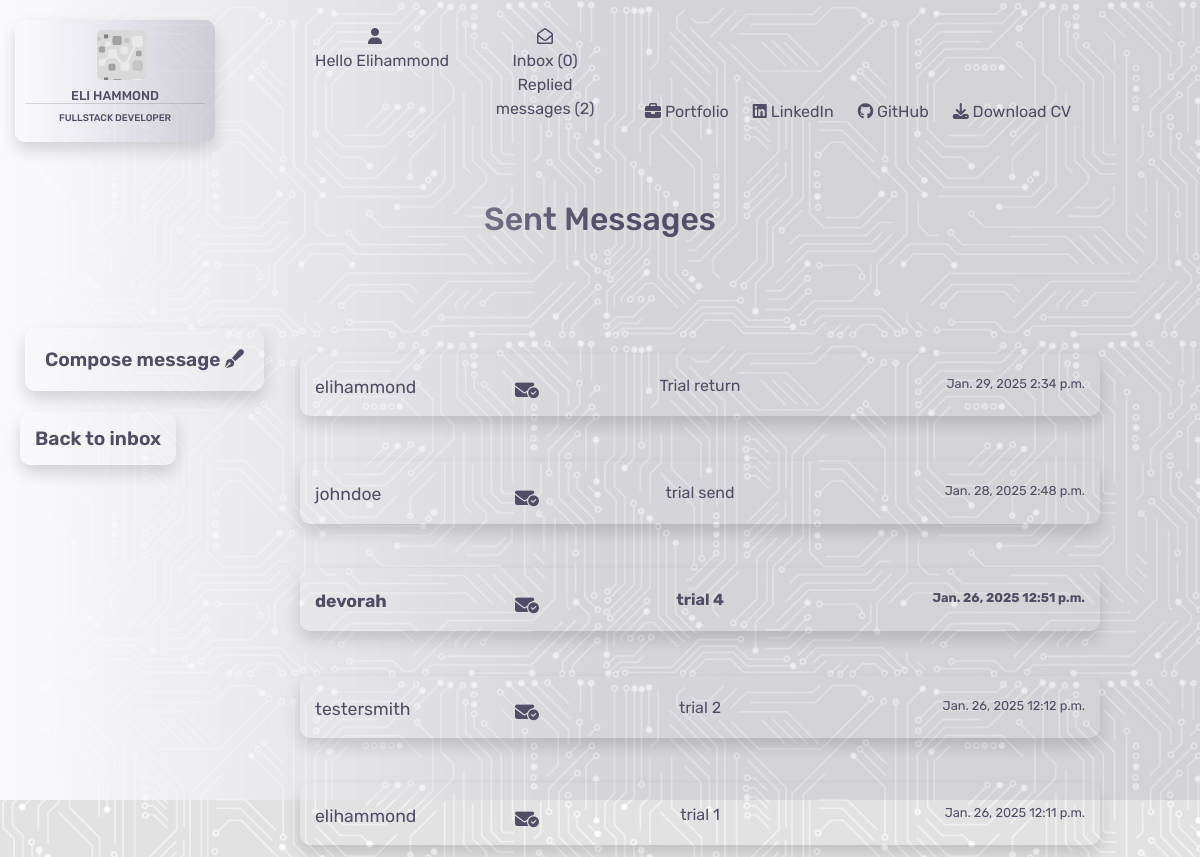
/contacts/sent/ (signed in), run on an earlier commit of the app's database.
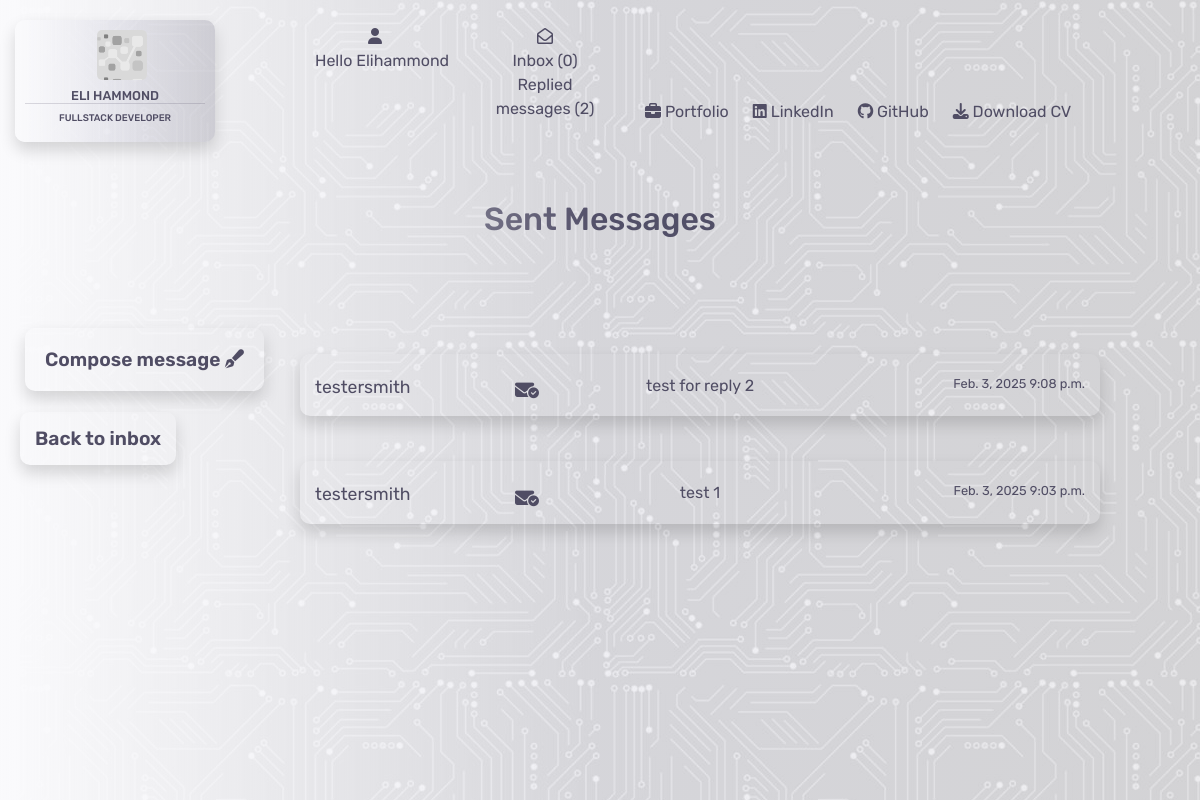
And on a later commit of the database.
### contacts/models.py (models this page shows)
class Contacts(models.Model):
    class Meta:
        verbose_name_plural = "Contacts"
    name = models.CharField(max_length=26)
    send_to = models.CharField(max_length=240)
    subject = models.CharField(max_length=52, null=True, blank=True)
    email = models.EmailField()
    phone = models.IntegerField()
    message = models.TextField()
    date = models.DateField(auto_now_add=True)
    time = models.TimeField(auto_now_add=True)
    read = models.BooleanField(default=False)

### contacts/views.py (the view)
# urls.py: path('sent/', views.sent_messages, name='sent_messages'),
@login_required
def sent_messages(request):
    inbox = Contacts.objects.all().order_by('-date', '-time')
    context = {
        'inbox': inbox,
    }
    return render(request, 'contacts/sent_messages.html', context)

### contacts/contexts.py (called while the page is built)
def contacts_inbox(request):
    user = request.user.id
    if user:
        user_inbox = get_object_or_404(User, username=request.user)
        inbox = Contacts.objects.filter(send_to=user_inbox)
        replied = Replied.objects.filter(send_to=user_inbox)
        replied_count = len(replied)
        unread_messages = inbox.filter(read=False).count()
        print(unread_messages)
        message_count = len(inbox)
        print(int(message_count))
        context = {
            'inbox': inbox,
            'message_count': message_count,
            'unread_messages': unread_messages,
            'replied': replied,
            'replied_count': replied_count
        }
    else:
        inbox = Contacts.objects.all()
        context = {
            'inbox': inbox
        }
    return context

### contacts/templates/contacts/sent_messages.html (shortened to what this page needs)
{% extends "base.html" %}
{% load static %}
{% block content %}
<div class="container-fluid">
    <div class="row">
        <div class="col-4"></div>
        <div class="col-4">
            <h2 class="header">Sent Messages</h2>
        </div>
        <div class="col-4"></div>
    </div>
    <div class="inbox-header">
        <a href="{% url 'compose_message' %}" class="compose shadow">Compose message <i class="fa-solid fa-pen-fancy"></i></a>
    </div>
    <div class="inbox-header">
        <a href="{% url 'contacts' %}" class="sent-messages shadow">Back to inbox </a>
    </div>
    {% for i in inbox %}
    <div class="row">
        <div class="col-3">
        </div>
        {% if i.name == user.username %}
        <div class="col-8">
            <div {% if i.read %}class="opened-message"{% endif %}>
                <a href="{% url 'open_message' i.id %}">
                    <div class="row message-container shadow">
                        <div class="col-3">
                            <p class="inbox-name new-message">{{ i.send_to }}</p>
                        </div>
                        <div class="col-6">
                            {% if i.subject %}
                            <p class="inbox-subject new-message">{{ i.subject }}</p>
                            {% else %}
                            <p class="inbox-subject new-message">no subject</p>
                            {% endif %}
                        </div>
                        <div class="col-3">
                            <p class="inbox-date-time new-message">{{ i.date }} {{ i.time }}</p>
                        </div>
                    </div>
                </a>
                <p>
                    <a href="{% url 'mark_unread' i.id %}" class="unread" title="Mark as unread">
                        <i class="fa-solid fa-envelope-circle-check"></i>
                    </a>
                </p>
            </div>
        </div>
        {% endif %}
        <div class="col-1"></div>
    </div>
    {% endfor %}
</div>
{% endblock %}

### templates/base.html (shortened to what this page needs)
{% load static %}
<!DOCTYPE html>
<html lang="en">
<head>
    {% block corecss %}
        <link rel="stylesheet" href="https://stackpath.bootstrapcdn.com/bootstrap/4.4.1/css/bootstrap.min.css">
        <link rel="stylesheet" href="https://cdnjs.cloudflare.com/ajax/libs/font-awesome/6.6.0/css/all.min.css">
        <link rel="stylesheet" href="https://cdnjs.cloudflare.com/ajax/libs/font-awesome/6.6.0/css/all.min.css">
        <link rel="stylesheet" href="{% static 'css/base.css' %}">
    {% endblock %}
</head>
<body>
    <div class="opaque"></div>
    <header>
        <nav>
            <div class="container-fluid">
                <div class="row">
                    <div class="col-md-3">
                        <a href="{% url 'home' %}">
                            <div class="logo shadow">
                                <div class="logo-logo"></div>
                                <h5>Eli Hammond</h5>
                                <h6>Fullstack Developer</h6>
                            </div>
                        </a>
                    </div>
                    <div class="col-md-3">
                        <div class="row">
                            <div class="col-md-6">
                                <div class="dropdown">
                                    <div class="dropbtn">
                                        <div class="icon"><i class="fa-solid fa-user"></i></div>
                                        {% if request.user.is_authenticated %}
                                            <div class="hello">
                                                Hello {{ user.username|capfirst }}
                                            </div>
                                        {% else %}
                                            Login/Register
                                        {% endif %}
                                    </div>
                                </div>
                            </div>
                            <div class="col-md-6">
                                {% if request.user.is_authenticated %}
                                    <div class="message-box">
                                        <a href="{% url 'contacts' %}">
                                            <div class="icon"><i class="fa-regular fa-envelope-open"></i></div>
                                            Inbox ({{ unread_messages }})
                                            Replied messages ({{ replied_count }})
                                        </a>
                                    </div>
                                {% endif %}
                            </div>
                        </div>
                    </div>
                    <div class="col-md-6">
                    </div>
                </div>
                <div class="row bottom-header">
                    <div class="col-md-6"></div>
                    <div class="col-md-6 d-none d-lg-block">
                        <ul>
                            <li>
                                <a href="{% url 'portfolio' %}">{% block custom_style %}<i class="fa-solid fa-briefcase"></i> Portfolio{% endblock %}</a>
                            </li>
                            <li>
                                <a href="https://www.linkedin.com/in/elliot-hammond-286739298/" target="_blank"><i class="fa-brands fa-linkedin"></i> LinkedIn</a>
                            </li>
                            <li>
                                <a href="https://github.com/e-h-dev" target="_blank"><i class="fa-brands fa-github"></i> GitHub</a>
                            </li>
                            <li>
                                <a href="/media/CV.pdf" target="_blank"><i class="fa-solid fa-download"></i> Download CV</a>
                            </li>
                        </ul>
                    </div>
                </div>
            </div>
        </nav>
    </header>
    {% block content %}
    {% endblock %}
</body>
</html>

### static/css/base.css (style rules this page uses)
:root { --main-font:Rubik; --text-color:rgb(80, 77, 100); }
body { background-image: url('/media/background-image.jpg'); }
header { height:200px; }
.logo-logo { background-image: url("/media/small-logo.png"); height:50px; width:50px; position: relative; left:40%; background-size: contain; border-radius: 5px; z-index: -9999999999999999999999; }
.logo { height:100; width:200px; border-radius: 10px; position: relative; top:20px; z-index: 9999999999; font-family: var(--main-font); color:rgb(80, 77, 100); padding:10px; text-transform: uppercase; background-image: linear-gradient(to right, #fafafc, rgba(103, 102, 146, 0.1), rgba(80, 77, 100, 0.2)); }
.logo h5 { text-align: center; font-size: 0.8rem; padding-top: 8px; border-bottom: 1px solid rgba(80, 77, 100, 0.2); }
.logo h6 { text-align: center; font-size: 0.6rem; }
.hello { width:max-content; }
.bottom-header { position: absolute; top:100px; width:90vw; left:100px; }
.opaque { background-image: linear-gradient(to right, #fafafc, rgba(103, 102, 146, 0.1), rgba(80, 77, 100, 0.1)); height:100vh; width:100vw; z-index: 1; position: fixed; }
ul { list-style: none; position: relative; padding-left:5px; z-index: 2; }
li a { color:rgb(80, 77, 100); font-family: var(--main-font); font-size: 1rem; padding-right: 1.5rem; float: left; }
.dropbtn { color: rgb(80, 77, 100); font-size: 16px; top:25px; text-align: center; font-family: var(--main-font); border: none; position: relative; z-index:1; cursor: pointer; }
.message-box { font-family: var(--main-font); color: rgb(80, 77, 100); position: relative; top:25px; left:20px; text-align: center; z-index: 2; }
.message-box a { color:var(--text-color); }
.icon { position: inherit; text-align: center; font-size: 1rem; }
.header { font-family: var(--main-font); color: rgb(80, 77, 100); text-align: center; padding-bottom: 50px; }
.col-md-6 { width:90%; }
.inbox-header { position: relative; z-index: 2; font-family: var(--main-font); font-size: 1.2rem; color: var(--text-color); font-weight: 600; }
.compose { color:var(--text-color); margin:10px; border-radius: 10px; padding: 20px; position: relative; top:50px; }
.sent-messages { color:var(--text-color); margin:5px; border-radius: 10px; padding: 15px; position: relative; top:100px; }
.message-container { color: var(--text-color); font-family: var(--main-font); position: relative; z-index: 2; padding-top: 20px; border-radius: 10px; }
.new-message { font-weight: bolder; }
.opened-message { font-weight: 200; }
.inbox-name { font-size: 1.1rem; }
.inbox-subject { font-size: 1rem; text-align: center; }
.inbox-date-time { font-size: 0.8rem; text-align: right; }
.unread { position: relative; bottom:40px; left:200px; z-index: 2; color: var(--text-color); font-size: 1.2rem; }

What changed in the data, as far as the page shows it:
removed Contacts: send_to "elihammond", subject "Trial return", date "Jan. 29, 2025", time "2:34 p.m."
removed Contacts: send_to "johndoe", subject "trial send", date "Jan. 28, 2025", time "2:48 p.m."
removed Contacts: send_to "devorah", subject "trial 4", date "Jan. 26, 2025", time "12:51 p.m.", read False (drawn)
removed Contacts: send_to "testersmith", subject "trial 2", date "Jan. 26, 2025", time "12:12 p.m."
removed Contacts: send_to "elihammond", subject "trial 1", date "Jan. 26, 2025", time "12:11 p.m."
added Contacts: send_to "testersmith", subject "test for reply 2", date "Feb. 3, 2025", time "9:08 p.m."
added Contacts: send_to "testersmith", subject "test 1", date "Feb. 3, 2025", time "9:03 p.m."
